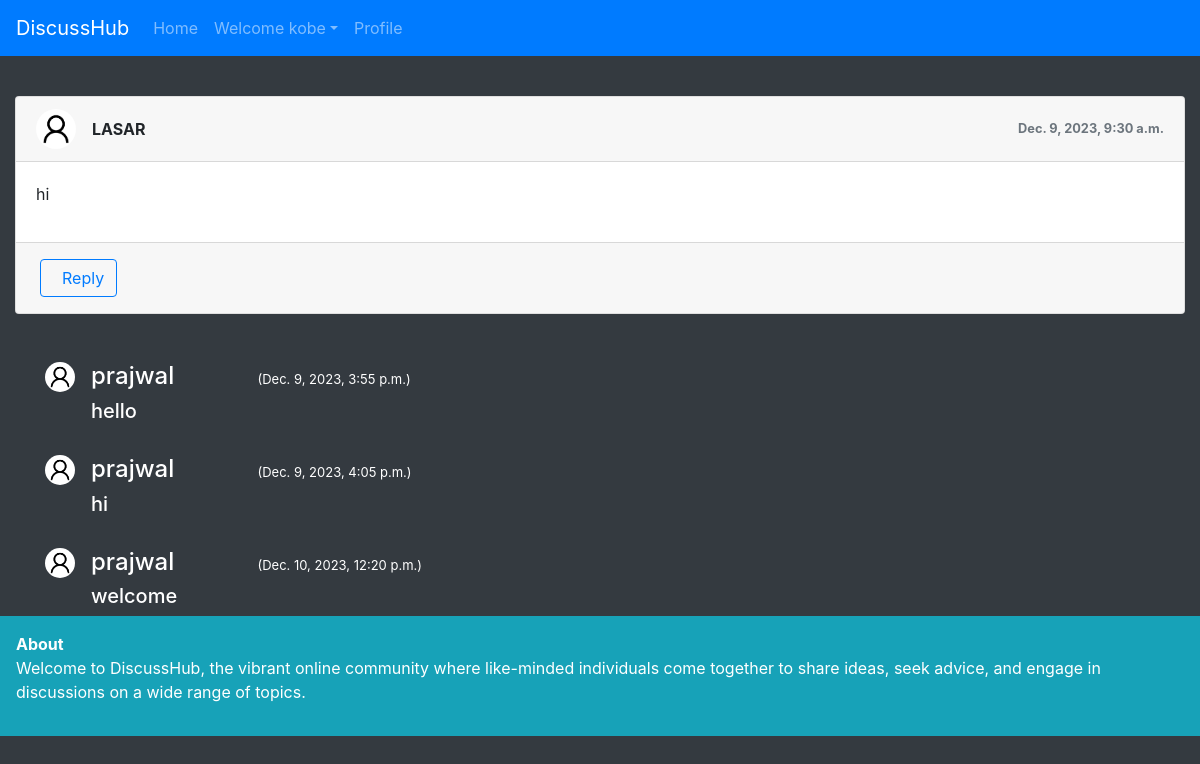
Page /discussion/27/ (signed in) on the committed database.
### profile_of_user/models.py (models this page shows)
class Post(models.Model):
    user1 = models.ForeignKey(User, on_delete=models.CASCADE, default=1)
    post_id = models.AutoField
    post_content = models.CharField(max_length=5000)
    timestamp= models.DateTimeField(default=now)
    image = models.ImageField(upload_to="images",default="")

class Replie(models.Model):
    user = models.ForeignKey(User, on_delete=models.CASCADE, default=1)
    reply_id = models.AutoField
    reply_content = models.CharField(max_length=5000)
    post = models.ForeignKey(Post, on_delete=models.CASCADE, default='')
    timestamp= models.DateTimeField(default=now)
    image = models.ImageField(upload_to="images",default="")

### profile_of_user/views.py (the view, shortened to what this page needs)
# urls.py: path("discussion/<int:myid>/", views.discussion, name="Discussions"),
def discussion(request, myid):
    post = Post.objects.filter(id=myid).first()
    replies = Replie.objects.filter(post=post)
    return render(request, "discussion.html", {'post':post, 'replies':replies})

### profile_of_user/templates/discussion.html (shortened to what this page needs)
{% extends 'basic.html' %}
{% block body %}
<br>
<div class="container-fluid mt-5">
    <div class="row">
        <div class="col-md-12">
            <div class="card mb-4">
                <div class="card-header">
                    <div class="media flex-wrap w-100 align-items-center"> <img src="/media/{{post.image}}"
                            class="d-block ui-w-40 rounded-circle" alt="" width="40px" height="40px">
                        <div class="media-body ml-3" style="text-transform: uppercase;"> <a data-abc="true" class="font-weight-bold">{{post.user1}}</a>
                        </div>
                        <div class="text-muted small ml-3">
                            <div><strong>{{post.timestamp}}</strong></div>
                        </div>
                    </div>
                </div>
                <div class="card-body">
                    <p>{{post.post_content}}</p>
                </div>
                <div class="card-footer d-flex flex-wrap justify-content-between align-items-center px-0 pt-0 pb-3">
                    <div class="px-4 pt-3"> <button type="button" class="btn btn-outline-primary" data-target="#reply" data-toggle="modal">&nbsp; Reply</button> </div>
                </div>
            </div>
        </div>
    </div>
</div>
{% for reply in replies %}
<br>
<div class="container">
<div class="media">
    <img class="mr-3 rounded-circle" src="/media/{{reply.image}}" alt="." width="30px" height="30px">
    <div class="media-body">
      <h4 class="mt-0 text-white">{{reply.user}}	&nbsp;	&nbsp;	&nbsp;	&nbsp;	&nbsp;	&nbsp;  <span><small style="font-size: 13px;" class="text-white">({{reply.timestamp}})</small></span></h4>
      <h5 class="text-white">{{reply.reply_content}}</h5>
    </div>
  </div>
</div>
{% endfor %}
{% endblock %}

### profile_of_user/templates/basic.html (shortened to what this page needs)
<!doctype html>
<html lang="en" class="bg-dark">
  <head>
    <link rel="stylesheet" href="https://stackpath.bootstrapcdn.com/bootstrap/4.2.1/css/bootstrap.min.css">
  </head>
  <body class="bg-dark">
    <nav class="navbar navbar-expand-lg navbar-dark bg-primary fixed-top ">
  <a class="navbar-brand" href="/">DiscussHub</a>
  <div class="collapse navbar-collapse " id="navbarSupportedContent">
    <ul class="navbar-nav mr-auto ">
      <li class="nav-item {% block homeactive %} {% endblock homeactive %} ">
        <a class="nav-link " href="/">Home </a>
      </li>
      {% if user.is_authenticated %}
<ul class="navbar-nav mr-2">
<li class="nav-item dropdown">
<a class="nav-link dropdown-toggle" href='#' id="navbarDropdown" role="button" data-toggle="dropdown"> Welcome {{request.user}}</a>
<div class="dropdown-menu" aria-labelledby="navbarDropdown">
      <li class="nav-item {% block profileactive %} {% endblock profileactive %}">
        <a class="nav-link" href="/myprofile">Profile</a>
      </li>
        </div>
      </li>
      {% endif %}
    </ul>
  </div>
</nav>
<br>
</body>
{% block body %} {% endblock %}
<footer class="bg-info w-100 p-3 text-white">
  <a class="font-weight-bold text-center">About</a>
  <p> Welcome to DiscussHub, the vibrant online community where like-minded individuals come together to share ideas, seek advice, and engage in discussions on a wide range of topics. </p>
</footer>
</html>

### rows in the picture
Post: image (placeholder picture), user1 "LASAR", timestamp "Dec. 9, 2023, 9:30 a.m.", post_content "hi"
Replie: image (placeholder picture), user "prajwal", timestamp "Dec. 9, 2023, 3:55 p.m.", reply_content "hello"
Replie: image (placeholder picture), user "prajwal", timestamp "Dec. 9, 2023, 4:05 p.m.", reply_content "hi"
Replie: image (placeholder picture), user "prajwal", timestamp "Dec. 10, 2023, 12:20 p.m.", reply_content "welcome"

### other values in the picture
{{ request.user }} "kobe"
